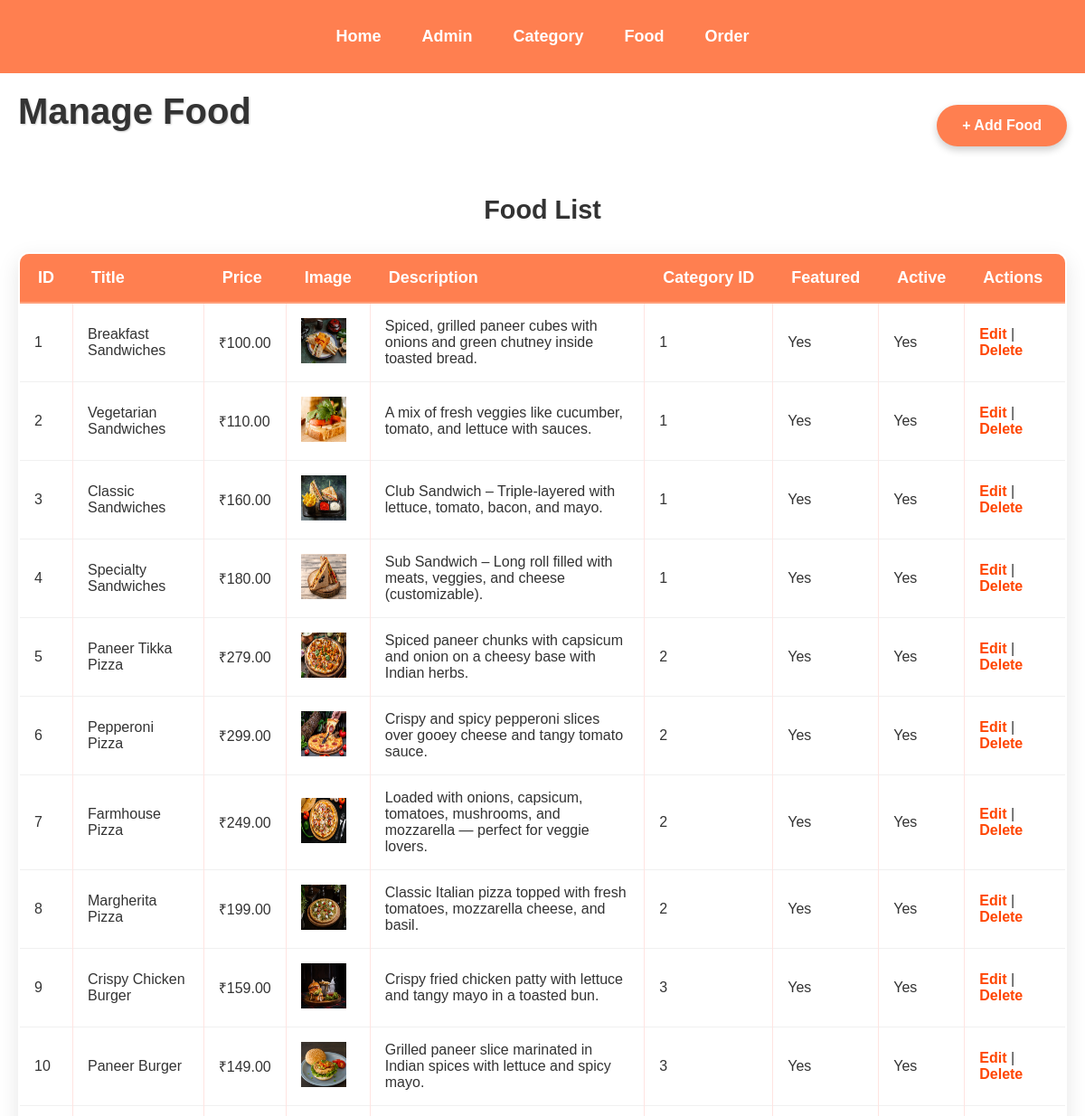
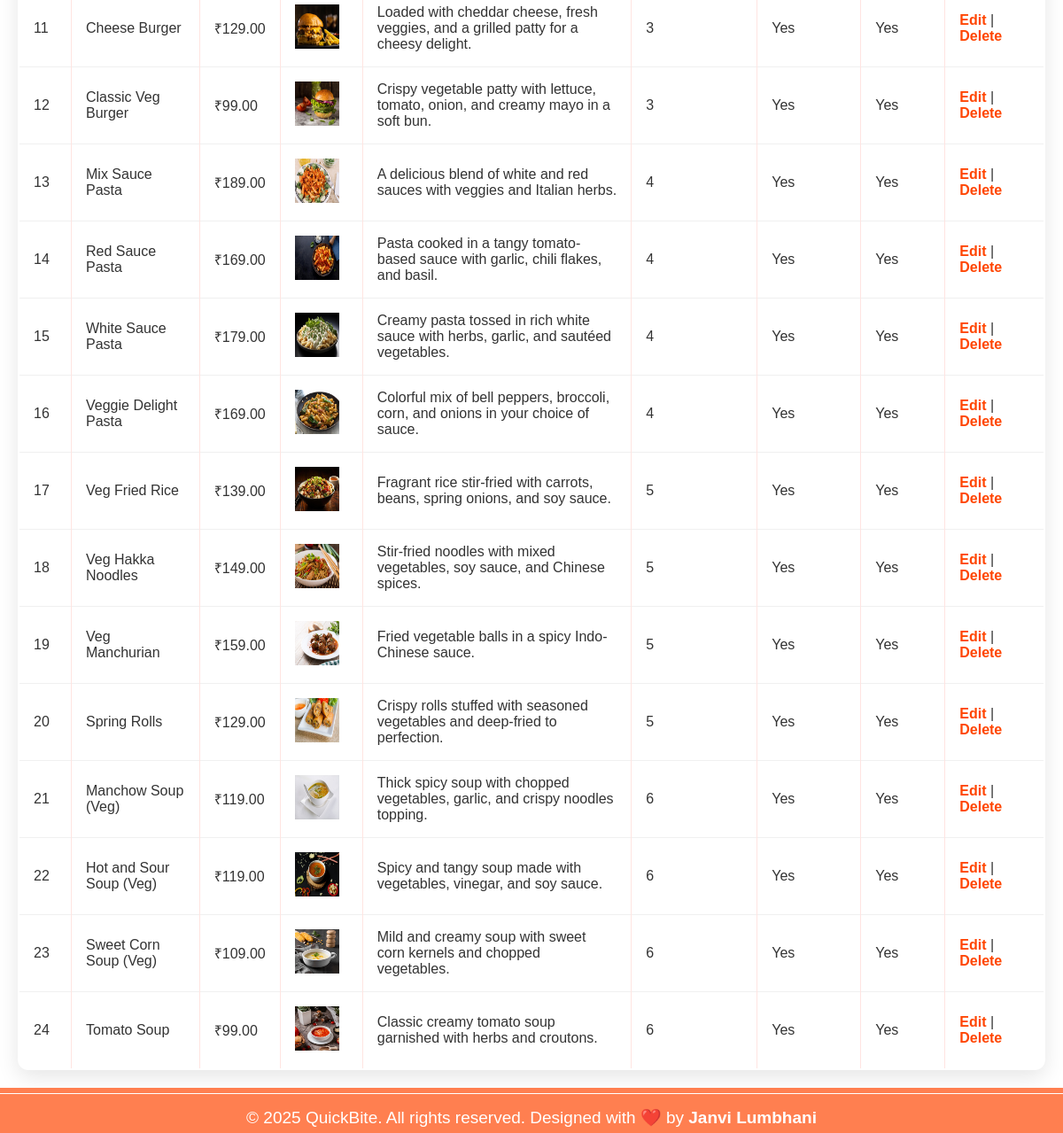
The page /admin/manage_food.php on the database its author committed (2 pictures, top to bottom).
### tables this page shows
CREATE TABLE `tbl_food` (
  `id` int(30) UNSIGNED NOT NULL,
  `title` varchar(50) NOT NULL,
  `price` decimal(10,2) NOT NULL,
  `image_name` varchar(200) NOT NULL,
  `description` varchar(300) NOT NULL,
  `category_id` int(40) UNSIGNED NOT NULL,
  `feature` varchar(10) NOT NULL,
  `active` varchar(10) NOT NULL
);

### admin/manage_food.php (the view, shortened to what this page needs)
<?php
include('partial/menu.php');
include('database_connection.php');
$query = "SELECT * FROM tbl_food";
$result = mysqli_query($conn, $query);
?>
<div class="main-content">
    <div class="wrapper">
        <div style="display: flex; justify-content: space-between; align-items: center;">
            <h1>Manage Food</h1>
            <button onclick="toggleForm()" style="
                padding: 14px 28px;
                background-color: coral;
                color: white;
                font-size: 16px;
                font-weight: bold;
                border: none;
                border-radius: 50px;
                cursor: pointer;
                box-shadow: 0 4px 8px rgba(0, 0, 0, 0.2);
                transition: background-color 0.3s ease, transform 0.2s ease;
            "
            onmouseover="this.style.backgroundColor='#ff7f50'; this.style.transform='scale(1.05)';"
            onmouseout="this.style.backgroundColor='coral'; this.style.transform='scale(1)';"
            >
                + Add Food
            </button>
        </div>
        <h2 style="margin-top: 40px;">Food List</h2>
        <table border="1" cellpadding="10" cellspacing="0" style="width: 100%; border-collapse: collapse;">
            <thead>
                <tr style="background-color: #f2f2f2;">
                    <th>ID</th>
                    <th>Title</th>
                    <th>Price</th>
                    <th>Image</th>
                    <th>Description</th>
                    <th>Category ID</th>
                    <th>Featured</th>
                    <th>Active</th>
                    <th>Actions</th>
                </tr>
            </thead>
            <tbody>
                <?php
                if ($result && mysqli_num_rows($result) > 0) {
                    while ($row = mysqli_fetch_assoc($result)) {
                        echo "<tr>";
                        echo "<td>" . $row['id'] . "</td>";
                        echo "<td>" . $row['title'] . "</td>";
                        echo "<td>₹" . number_format($row['price'], 2) . "</td>";
                        echo "<td>";
                        if (!empty($row['image_name']) && file_exists("images/food/" . $row['image_name'])) {
                            echo "<img src='images/food/" . $row['image_name'] . "' width='50' height='50'>";
                        } else {
                            echo "<span style='color: gray;'>Image missing</span>";
                        }
                        echo "</td>";
                        echo "<td>" . (empty($row['description']) ? "No description" : $row['description']) . "</td>";
                        echo "<td>" . $row['category_id'] . "</td>";
                        echo "<td>" . $row['feature'] . "</td>";
                        echo "<td>" . $row['active'] . "</td>";
                        echo "<td><a href='edit_food.php?id=" . $row['id'] . "'>Edit</a> | <a href='delete_food.php?id=" . $row['id'] . "' onclick='return confirm(\"Are you sure?\")'>Delete</a></td>";
                        echo "</tr>";
                    }
                } else {
                    echo "<tr><td colspan='9' style='text-align: center;'>No food items found</td></tr>";
                }
                ?>
            </tbody>
        </table>
    </div>
</div>
<?php include('partial/footer.php'); ?>

### css/admin.css (style rules this page uses)
* { margin: 0; padding: 0; box-sizing: border-box; font-family: Arial, Helvetica, sans-serif; }
.wrapper { max-width: 1200px; margin: 0 auto; padding: 20px; }
h1 { text-align: center; font-size: 2.5em; color: #333; margin-bottom: 30px; text-shadow: 1px 1px 2px #ccc; }
h2 { font-size: 1.8em; color: #333; margin-bottom: 30px; text-align: center; }
table { width: 100%; margin-top: 30px; border-collapse: collapse; border: 2px solid #ff7f50; background-color: #fff; border-radius: 12px; overflow: hidden; box-shadow: 0 8px 24px rgba(0, 0, 0, 0.1); }
table thead { background-color: #ff7f50; }
table thead th { background-color: #ff7f50; color: #ffffff !important; padding: 16px 20px; font-size: 18px; text-align: left; font-weight: bold; border-bottom: 2px solid #ffa07a; white-space: nowrap; }
table thead th:last-child { border-right: none; }
table tbody tr { border-bottom: 1px solid #f0f0f0; transition: background-color 0.3s ease; }
table tbody td { padding: 16px; font-size: 16px; color: #333; border-right: 1px solid #ffe4e1; }
table tbody td:last-child { border-right: none; }
table tbody td a { color: #ff4500; font-weight: bold; text-decoration: none; transition: color 0.3s ease; }

### rows shown on the page
tbl_food: id "1", title "Breakfast Sandwiches", price "100.00", image_name (picture), description "Spiced, grilled paneer cubes with onions and green chutney inside toasted bread.", category "1", feature "Yes", active "Yes"
tbl_food: id "2", title "Vegetarian Sandwiches", price "110.00", image_name (picture), description "A mix of fresh veggies like cucumber, tomato, and lettuce with sauces.", category "1", feature "Yes", active "Yes"
tbl_food: id "3", title "Classic Sandwiches", price "160.00", image_name (picture), description "Club Sandwich – Triple-layered with lettuce, tomato, bacon, and mayo.", category "1", feature "Yes", active "Yes"
tbl_food: id "4", title "Specialty Sandwiches", price "180.00", image_name (picture), description "Sub Sandwich – Long roll filled with meats, veggies, and cheese (customizable).", category "1", feature "Yes", active "Yes"
tbl_food: id "5", title "Paneer Tikka Pizza", price "279.00", image_name (picture), description "Spiced paneer chunks with capsicum and onion on a cheesy base with Indian herbs.", category "2", feature "Yes", active "Yes"
tbl_food: id "6", title "Pepperoni Pizza", price "299.00", image_name (picture), description "Crispy and spicy pepperoni slices over gooey cheese and tangy tomato sauce.", category "2", feature "Yes", active "Yes"
tbl_food: id "7", title "Farmhouse Pizza", price "249.00", image_name (picture), description "Loaded with onions, capsicum, tomatoes, mushrooms, and mozzarella — perfect for veggie lovers.", category "2", feature "Yes", active "Yes"
tbl_food: id "8", title "Margherita Pizza", price "199.00", image_name (picture), description "Classic Italian pizza topped with fresh tomatoes, mozzarella cheese, and basil.", category "2", feature "Yes", active "Yes"
tbl_food: id "9", title "Crispy Chicken Burger", price "159.00", image_name (picture), description "Crispy fried chicken patty with lettuce and tangy mayo in a toasted bun.", category "3", feature "Yes", active "Yes"
tbl_food: id "10", title "Paneer Burger", price "149.00", image_name (picture), description "Grilled paneer slice marinated in Indian spices with lettuce and spicy mayo.", category "3", feature "Yes", active "Yes"
tbl_food: id "11", title "Cheese Burger", price "129.00", image_name (picture), description "Loaded with cheddar cheese, fresh veggies, and a grilled patty for a cheesy delight.", category "3", feature "Yes", active "Yes"
tbl_food: id "12", title "Classic Veg Burger", price "99.00", image_name (picture), description "Crispy vegetable patty with lettuce, tomato, onion, and creamy mayo in a soft bun.", category "3", feature "Yes", active "Yes"
tbl_food: id "13", title "Mix Sauce Pasta", price "189.00", image_name (picture), description "A delicious blend of white and red sauces with veggies and Italian herbs.", category "4", feature "Yes", active "Yes"
tbl_food: id "14", title "Red Sauce Pasta", price "169.00", image_name (picture), description "Pasta cooked in a tangy tomato-based sauce with garlic, chili flakes, and basil.", category "4", feature "Yes", active "Yes"
tbl_food: id "15", title "White Sauce Pasta", price "179.00", image_name (picture), description "Creamy pasta tossed in rich white sauce with herbs, garlic, and sautéed vegetables.", category "4", feature "Yes", active "Yes"
tbl_food: id "16", title "Veggie Delight Pasta", price "169.00", image_name (picture), description "Colorful mix of bell peppers, broccoli, corn, and onions in your choice of sauce.", category "4", feature "Yes", active "Yes"
tbl_food: id "17", title "Veg Fried Rice", price "139.00", image_name (picture), description "Fragrant rice stir-fried with carrots, beans, spring onions, and soy sauce.", category "5", feature "Yes", active "Yes"
tbl_food: id "18", title "Veg Hakka Noodles", price "149.00", image_name (picture), description "Stir-fried noodles with mixed vegetables, soy sauce, and Chinese spices.", category "5", feature "Yes", active "Yes"
tbl_food: id "19", title "Veg Manchurian", price "159.00", image_name (picture), description "Fried vegetable balls in a spicy Indo-Chinese sauce.", category "5", feature "Yes", active "Yes"
tbl_food: id "20", title "Spring Rolls", price "129.00", image_name (picture), description "Crispy rolls stuffed with seasoned vegetables and deep-fried to perfection.", category "5", feature "Yes", active "Yes"
tbl_food: id "21", title "Manchow Soup (Veg)", price "119.00", image_name (picture), description "Thick spicy soup with chopped vegetables, garlic, and crispy noodles topping.", category "6", feature "Yes", active "Yes"
tbl_food: id "22", title "Hot and Sour Soup (Veg)", price "119.00", image_name (picture), description "Spicy and tangy soup made with vegetables, vinegar, and soy sauce.", category "6", feature "Yes", active "Yes"
tbl_food: id "23", title "Sweet Corn Soup (Veg)", price "109.00", image_name (picture), description "Mild and creamy soup with sweet corn kernels and chopped vegetables.", category "6", feature "Yes", active "Yes"
tbl_food: id "24", title "Tomato Soup", price "99.00", image_name (picture), description "Classic creamy tomato soup garnished with herbs and croutons.", category "6", feature "Yes", active "Yes"
